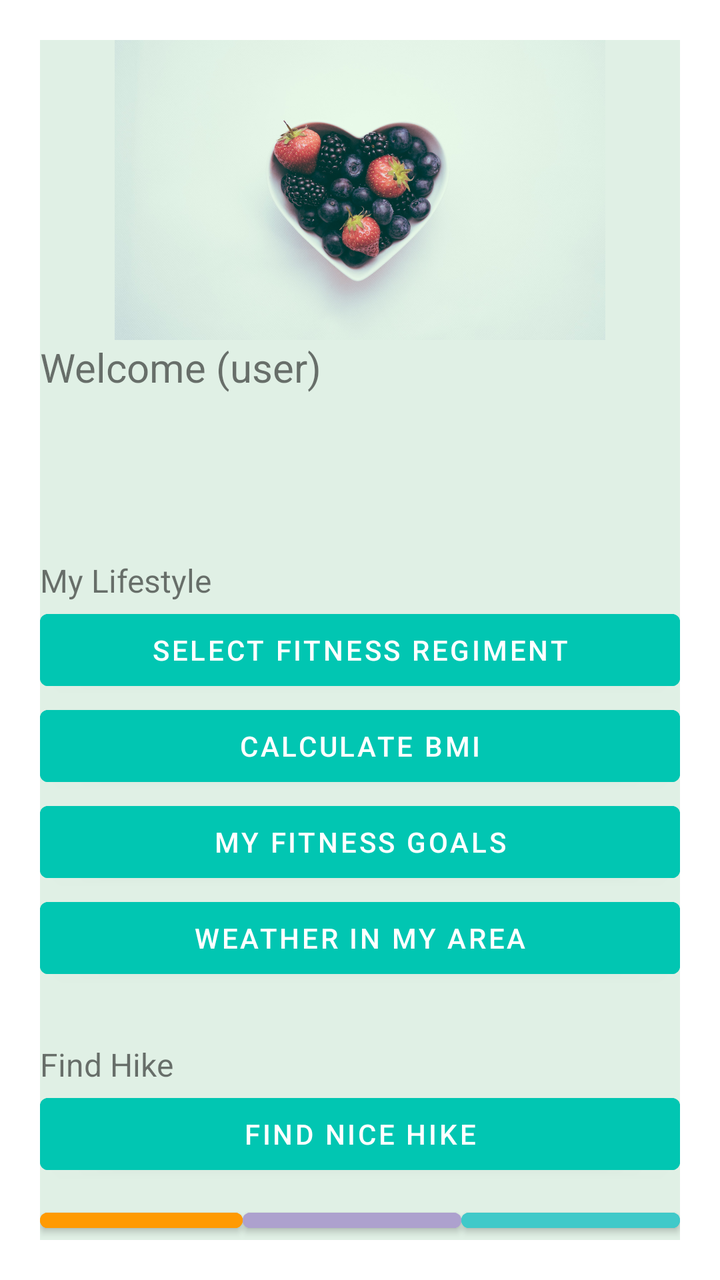
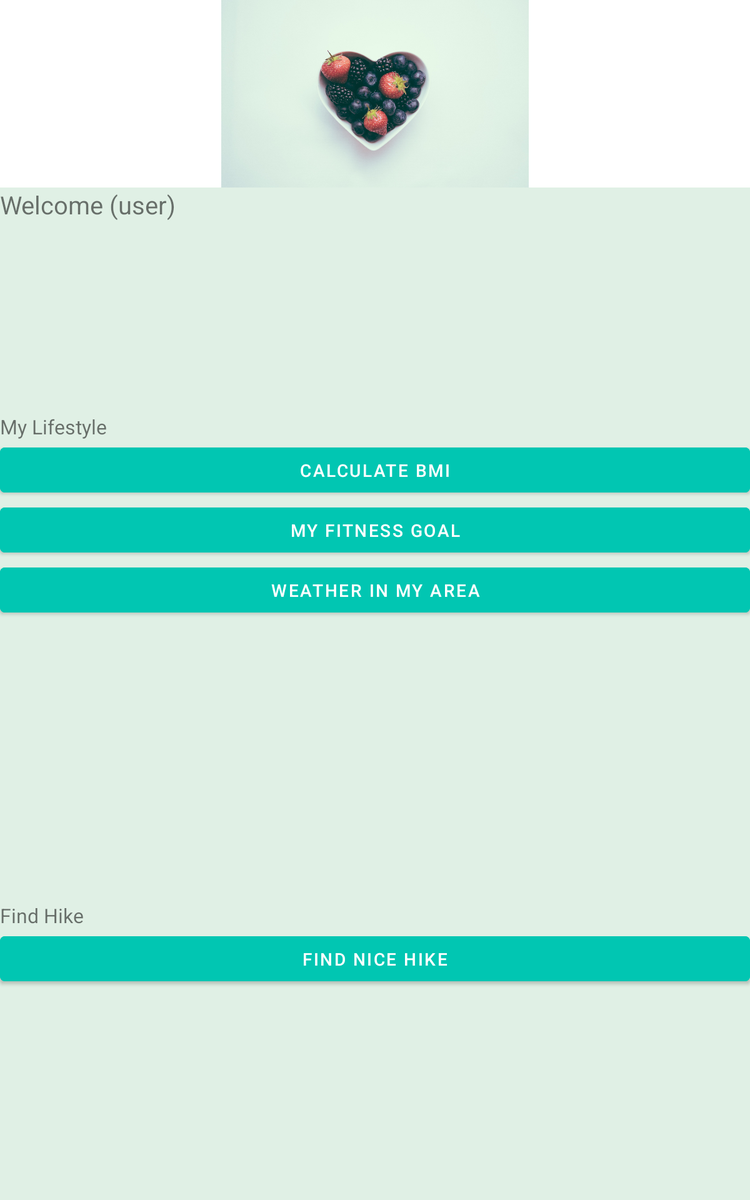

One screen, two layout resources from the same app: the default and the repository's alternative for another configuration. Each is rendered where Android would select it; the XML of both is given below.
<!-- AndroidManifest.xml: application theme Theme.LifestyleApp -->
<!-- res/layout/fragment_home_page.xml -->
<?xml version="1.0" encoding="utf-8"?>
<LinearLayout xmlns:android="http://schemas.android.com/apk/res/android"
    xmlns:app="http://schemas.android.com/apk/res-auto"
    xmlns:tools="http://schemas.android.com/tools"
    android:layout_width="match_parent"
    android:layout_height="match_parent"
    android:layout_centerHorizontal="true"
    android:layout_margin="20dp"
    android:background="#78F3D7"
    android:backgroundTint="#E0F0E5"
    android:orientation="vertical"
    tools:context=".ProfileFragment">

    <ImageView
        android:id="@+id/imageView"
        android:layout_width="match_parent"
        android:layout_height="150dp"
        android:layout_gravity="center_vertical"
        android:src="@drawable/home_page_pic"
        tools:srcCompat="@tools:sample/avatars[3]"
        />

    <LinearLayout
        android:layout_width="match_parent"
        android:layout_height="wrap_content"
        android:layout_weight="1"
        android:orientation="horizontal"
        android:weightSum="5">

        <TextView
            android:layout_width="wrap_content"
            android:layout_height="wrap_content"
            android:textSize="20sp"
            android:text="Welcome (user)"
            android:id="@+id/tv_welcome"
            android:layout_alignParentTop="true"
            android:layout_alignParentLeft="true"
            android:layout_weight="2"
            />

        <ImageView
            android:id="@+id/iv_weather"
            android:layout_width="0dp"
            android:layout_height="100dp"
            android:layout_gravity="right"
            android:layout_weight="3"
            tools:srcCompat="@tools:sample/avatars[2]"
            />
    </LinearLayout>

    <TextView
        android:layout_width="wrap_content"
        android:layout_height="wrap_content"
        android:textSize="16sp"
        android:text="My Lifestyle"
        android:id="@+id/tv_MyLifestyle"
        android:layout_alignParentTop="true"
        android:layout_alignParentLeft="true"
        />

    <LinearLayout
        android:layout_width="match_parent"
        android:layout_height="wrap_content"
        android:layout_weight="3"
        android:orientation="vertical"
        android:weightSum="6">

        <Button
            android:layout_width="match_parent"
            android:layout_height="wrap_content"
            android:layout_alignParentTop="true"
            android:layout_alignParentRight="true"
            android:text="Select Fitness Regiment"
            android:backgroundTint="#01C6B2"
            android:id="@+id/btn_FitReg"
            />

        <Button
            android:layout_width="match_parent"
            android:layout_height="wrap_content"
            android:layout_alignParentTop="true"
            android:layout_alignParentRight="true"
            android:text="Calculate BMI"
            android:backgroundTint="#01C6B2"
            android:id="@+id/btn_CalcBmi"
            />

        <Button
            android:layout_width="match_parent"
            android:layout_height="wrap_content"
            android:layout_alignParentTop="true"
            android:layout_alignParentRight="true"
            android:text="My Fitness Goals"
            android:backgroundTint="#01C6B2"
            android:id="@+id/btn_FitGoals"
            />

        <Button
            android:id="@+id/btn_Weather"
            android:layout_width="match_parent"
            android:layout_height="wrap_content"
            android:layout_alignParentTop="true"
            android:layout_alignParentRight="true"
            android:text="Weather In My Area"
            android:backgroundTint="#01C6B2"
            />

    </LinearLayout>

    <TextView
        android:layout_width="wrap_content"
        android:layout_height="wrap_content"
        android:textSize="16sp"
        android:text="Find Hike"
        android:id="@+id/tv_FindHike"
        android:layout_alignParentTop="true"
        android:layout_alignParentLeft="true"
        />

    <LinearLayout
        android:layout_width="match_parent"
        android:layout_height="wrap_content"
        android:layout_weight="1"
        android:orientation="vertical"
        android:weightSum="6">

        <Button
            android:layout_width="match_parent"
            android:layout_height="wrap_content"
            android:layout_alignParentTop="true"
            android:layout_alignParentRight="true"
            android:text="Find Nice Hike"
            android:backgroundTint="#01C6B2"
            android:id="@+id/btn_FindHike"
            />

    </LinearLayout>

    <LinearLayout
        android:layout_width="match_parent"
        android:layout_height="10dp"
        android:layout_weight="1"
        android:orientation="horizontal"
        android:weightSum="3">

        <Button
            android:layout_width="wrap_content"
            android:layout_height="wrap_content"
            android:layout_alignParentTop="true"
            android:layout_alignParentRight="true"
            android:text="Home"
            android:id="@+id/btn_home"
            android:layout_weight="1"
            android:backgroundTint="#FF9A03"
            />

        <Button
            android:layout_width="wrap_content"
            android:layout_height="wrap_content"
            android:layout_alignParentTop="true"
            android:layout_alignParentRight="true"
            android:text="Fitness"
            android:id="@+id/btn_Fitness"
            android:layout_weight="1"
            android:backgroundTint="#ADA1CE"
            />

        <Button
            android:layout_width="wrap_content"
            android:layout_height="wrap_content"
            android:layout_alignParentTop="true"
            android:layout_alignParentRight="true"
            android:text="Profile"
            android:id="@+id/btn_Profile"
            android:layout_weight="1"
            android:backgroundTint="#40C9C9"
            />

    </LinearLayout>

</LinearLayout>
<!-- resources referenced by this layout -->
<resources>
  <!-- drawable home_page_pic: jpeg bitmap (drawable-v24, 251860 bytes) -->
  <style name="Theme.LifestyleApp" parent="Theme.MaterialComponents.DayNight.DarkActionBar">
          
          <item name="colorPrimary">@color/purple_500</item>
          <item name="colorPrimaryVariant">@color/purple_700</item>
          <item name="colorOnPrimary">@color/white</item>
          
          <item name="colorSecondary">@color/teal_200</item>
          <item name="colorSecondaryVariant">@color/teal_700</item>
          <item name="colorOnSecondary">@color/black</item>
          
          <item name="android:statusBarColor" tools:targetApi="l">?attr/colorPrimaryVariant</item>
          
      </style>
</resources>
<!-- res/layout-sw600dp/fragment_home_page.xml (the repository's variant of the layout above) -->
<!-- drawn on a 7-inch tablet held upright -->
<?xml version="1.0" encoding="utf-8"?>
<LinearLayout xmlns:android="http://schemas.android.com/apk/res/android"
    xmlns:app="http://schemas.android.com/apk/res-auto"
    xmlns:tools="http://schemas.android.com/tools"
    android:layout_width="match_parent"
    android:layout_height="match_parent"
    android:layout_centerHorizontal="true"
    android:background="#78F3D7"
    android:backgroundTint="#E0F0E5"
    android:orientation="vertical"
    tools:context=".ProfileFragment">

    <ImageView
        android:id="@+id/imageView"
        android:layout_width="match_parent"
        android:layout_height="150dp"
        android:layout_gravity="center_vertical"
        android:src="@drawable/home_page_pic"
        android:background="@color/cardview_light_background"
        />

    <LinearLayout
        android:layout_width="match_parent"
        android:layout_height="74dp"
        android:layout_weight="1"
        android:weightSum="5">

        <TextView
            android:id="@+id/tv_welcome"
            android:layout_width="wrap_content"
            android:layout_height="wrap_content"
            android:layout_alignParentLeft="true"
            android:layout_alignParentTop="true"
            android:layout_weight="2"
            android:text="Welcome (user)"
            android:textSize="20sp" />

        <ImageView
            android:id="@+id/iv_weather"
            android:layout_width="0dp"
            android:layout_height="100dp"
            android:layout_gravity="right"
            android:layout_weight="3"
            tools:srcCompat="@drawable/default_alpaca_background" />
    </LinearLayout>

    <TextView
        android:layout_width="wrap_content"
        android:layout_height="wrap_content"
        android:textSize="16sp"
        android:text="My Lifestyle"
        android:id="@+id/tv_MyLifestyle"
        android:layout_alignParentTop="true"
        android:layout_alignParentLeft="true"
        />

    <LinearLayout
        android:layout_width="match_parent"
        android:layout_height="50dp"
        android:layout_weight="3"
        android:orientation="vertical"
        android:weightSum="6">

        <Button
            android:layout_width="match_parent"
            android:layout_height="wrap_content"
            android:layout_alignParentTop="true"
            android:layout_alignParentRight="true"
            android:text="Calculate BMI"
            android:backgroundTint="#01C6B2"
            android:id="@+id/btn_CalcBmi"
            />

        <Button
            android:layout_width="match_parent"
            android:layout_height="wrap_content"
            android:layout_alignParentTop="true"
            android:layout_alignParentRight="true"
            android:text="My Fitness Goal"
            android:backgroundTint="#01C6B2"
            android:id="@+id/btn_FitGoals"
            />

        <Button
            android:id="@+id/btn_Weather"
            android:layout_width="match_parent"
            android:layout_height="wrap_content"
            android:layout_alignParentTop="true"
            android:layout_alignParentRight="true"
            android:text="Weather In My Area"
            android:backgroundTint="#01C6B2"
            />

    </LinearLayout>

    <TextView
        android:layout_width="wrap_content"
        android:layout_height="wrap_content"
        android:textSize="16sp"
        android:text="Find Hike"
        android:id="@+id/tv_FindHike"
        android:layout_alignParentTop="true"
        android:layout_alignParentLeft="true"
        />

    <LinearLayout
        android:layout_width="match_parent"
        android:layout_height="110dp"
        android:layout_weight="1"
        android:orientation="vertical"
        android:weightSum="6">

        <Button
            android:id="@+id/btn_FindHike"
            android:layout_width="match_parent"
            android:layout_height="wrap_content"
            android:layout_alignParentTop="true"
            android:layout_alignParentRight="true"
            android:backgroundTint="#01C6B2"
            android:text="Find Nice Hike" />
    </LinearLayout>

</LinearLayout>
